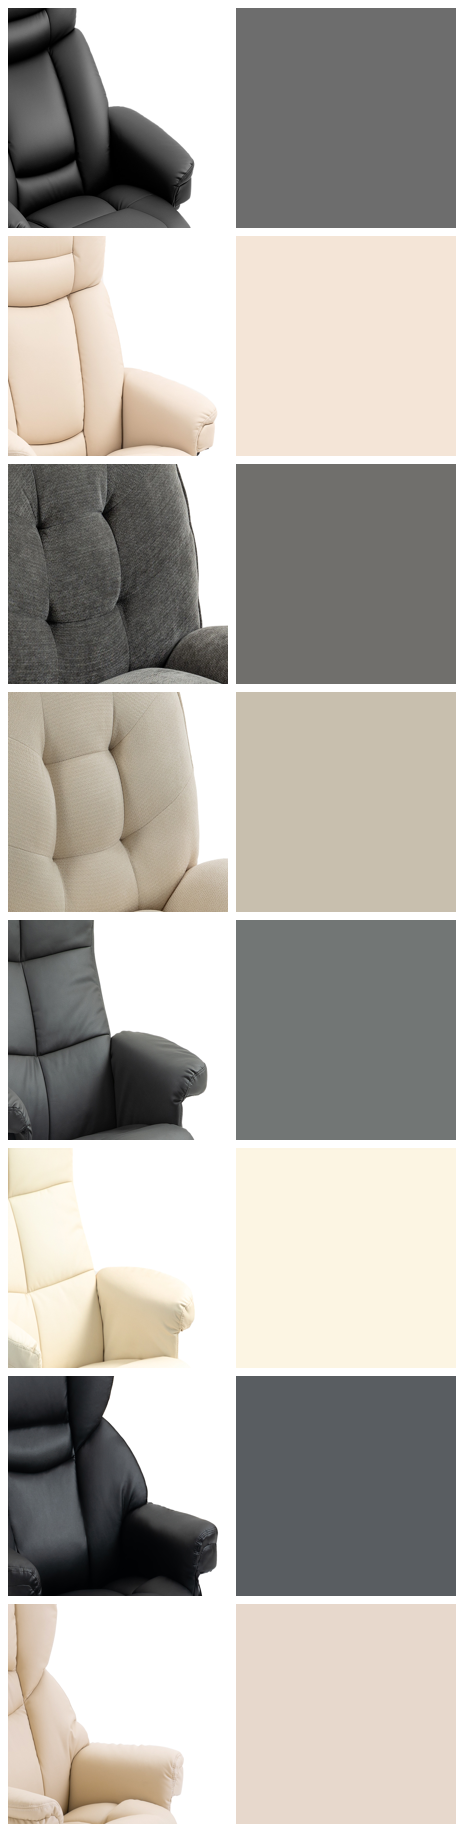

Write Python code to recreate this figure.
# -*- coding: utf-8 -*-
"""Mäter klädselns färg ur PIXLARNA, inte ur feedens Farbe-kolumn.

☠️ Runda 66:s dyraste fynd var att källan kallade en MELLANGRÅ fåtölj "Schwarz".
   Ett ord i en kolumn är inte en mätning. Den här filen läser produktbilden,
   maskar bort vit bakgrund och skugga, och rapporterar den BÄST BELYSTA delen
   av klädseln — det är den kunden ser, inte medianen som skuggan drar ner.
"""
import colorsys, json, os
from PIL import Image

HAR = os.path.dirname(os.path.abspath(__file__))
ORDNING = ["04feb176","6a4e92c4","ceae31c1","1b39b14e",
           "7f437bac","87262869","9794b6df","9946e1eb"]
KALLA = {"04feb176":"Schwarz","6a4e92c4":"Cremeweiss","ceae31c1":"Hellgrau",
         "1b39b14e":"Cremeweiss","7f437bac":"Dunkelgrau","87262869":"Cremeweiss",
         "9794b6df":"Schwarz","9946e1eb":"Cremeweiss"}


def matt(kort):
    im = Image.open(os.path.join(HAR, "rawbilder", "%s-1.jpg" % kort)).convert("RGB")
    w, h = im.size
    # Ryggen ligger i övre mitten på alla åtta produktbilder (kontaktarket visar det).
    ruta = im.crop((int(w * .25), int(h * .12), int(w * .75), int(h * .48)))
    px = list(ruta.getdata())
    # Bakgrunden är vit, skuggan nästan svart. Båda ljuger om klädseln.
    kladsel = [p for p in px if not (p[0] > 232 and p[1] > 232 and p[2] > 232)
               and max(p) > 18]
    if not kladsel:
        return None
    lum = sorted(kladsel, key=lambda p: 0.299*p[0] + 0.587*p[1] + 0.114*p[2])
    def snitt(bit):
        n = len(bit)
        return tuple(round(sum(p[i] for p in bit) / n) for i in range(3))
    median = snitt(lum[len(lum)//2 - 300: len(lum)//2 + 300] or lum)
    # BÄST BELYST: 80–90:e percentilen. Toppen är reflexer, inte färg.
    ljus = snitt(lum[int(len(lum)*.80): int(len(lum)*.90)] or lum)
    hh, ll, ss = colorsys.rgb_to_hls(*[c/255 for c in ljus])
    return {"median": median, "ljus": ljus,
            "H": round(hh*360), "L": round(ll*100), "S": round(ss*100),
            "n": len(kladsel)}


if __name__ == "__main__":
    res, rutor = {}, []
    for k in ORDNING:
        m = matt(k)
        res[k] = m
        rutor.append((k, m))
        print("%-9s kalla=%-11s ljus=%-16s H %3d  L %3d %%  S %3d %%"
              % (k, KALLA[k], str(m["ljus"]), m["H"], m["L"], m["S"]))
    # Swatch-ark: originalruta + uppmätt färg, så ögat kan döma mätningen.
    CELL, PAD = 220, 8
    ark = Image.new("RGB", (CELL*2 + PAD*3, (CELL + PAD) * 8 + PAD), "white")
    for i, k in enumerate(ORDNING):
        im = Image.open(os.path.join(HAR, "rawbilder", "%s-1.jpg" % k)).convert("RGB")
        w, h = im.size
        bit = im.crop((int(w*.25), int(h*.12), int(w*.75), int(h*.48))).resize((CELL, CELL))
        y = PAD + i * (CELL + PAD)
        ark.paste(bit, (PAD, y))
        ark.paste(Image.new("RGB", (CELL, CELL), res[k]["ljus"]), (PAD*2 + CELL, y))
    ark.save(os.path.join(HAR, "farg.png"))
    json.dump(res, open(os.path.join(HAR, "farg.json"), "w"), indent=1)
    print("\nfarg.png + farg.json skrivna")
